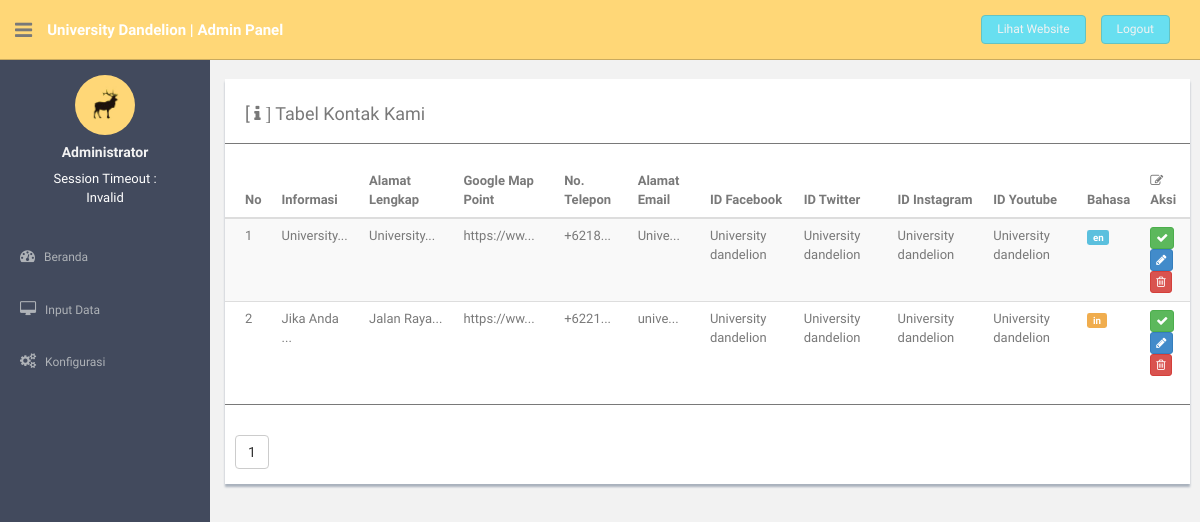
The page /confpanel/module/mod_contactus/contactus.php (signed in) on the database its author committed.
### tables this page shows
CREATE TABLE IF NOT EXISTS `tbl_contactus` (
  `id_contactus` int(5) NOT NULL AUTO_INCREMENT,
  `description_contactus` text NOT NULL,
  `address` text NOT NULL,
  `mappingpoint` text NOT NULL,
  `phone` varchar(35) NOT NULL,
  `email` varchar(40) NOT NULL,
  `id_facebook` varchar(25) NOT NULL,
  `id_twitter` varchar(25) NOT NULL,
  `id_instagram` varchar(25) NOT NULL,
  `id_youtube` varchar(25) NOT NULL,
  `lang_contactus` varchar(5) NOT NULL,
  PRIMARY KEY (`id_contactus`)
);

### confpanel/control.php (called while the page is built, shortened)
<?php
$link     = mysqli_connect('localhost','root','','db_companyprofile');
$perpage_contactus  = 5;
$page_contactus     = isset($_GET['pageconf']) ? (int)$_GET['pageconf'] : 1;
$start_contactus    = ($page_contactus > 1) ? ($page_contactus * $perpage_contactus) - $perpage_contactus :0;
$result_contactus   = mysqli_query ($link, "SELECT * FROM tbl_contactus");
$total_contactus    = mysqli_num_rows($result_contactus);
$pages_contactus    = ceil($total_contactus/$perpage_contactus);
$articles_contactus = "SELECT * FROM tbl_contactus ORDER BY id_contactus DESC LIMIT $start_contactus, $perpage_contactus";
$tampil_contactus   = mysqli_query($link,$articles_contactus);
$id_contactus	   = $start_contactus + 1;
?>

### confpanel/module/mod_contactus/contactus.php (the view, shortened to what this page needs)
<?php
    if (empty($_SESSION['username']) AND empty($_SESSION['password'])){
        echo "<script>alert('Akses ditolak !!! Silahkan sign ini terlebih dahulu, Terimakasih.'); window.location = '../../index.php'</script>";
    }else{
include '../../header_module.php';
include '../../menu_module.php';
include '../../control.php';
	echo " <section id=\"main-content\">
         	<section class=\"wrapper\">
           <div class=\"row mt\">
            <div class=\"col-md-12\">
             <div class=\"content-panel\">
              <table class=\"table table-striped table-advance table-hover\">
                <h4>[ <i class=\"fa fa-info\"> ]</i> Tabel Kontak Kami</h4>
                <hr>
                  <thead>
                  <tr>
                    <th><i class=\"\"></i> No</th>
                    <th><i class=\"\"></i> Informasi</th>
                    <th><i class=\"\"></i> Alamat Lengkap</th>
                    <th><i class=\"\"></i> Google Map Point</th>
                    <th><i class=\"\"></i> No. Telepon</th>
                    <th><i class=\"\"></i> Alamat Email</th>
                    <th><i class=\"\"></i> ID Facebook</th>
                    <th><i class=\"\"></i> ID Twitter</th>
                    <th><i class=\"\"></i> ID Instagram</th>
                    <th><i class=\"\"></i> ID Youtube</th>
                    <th><i class=\"\"></i> Bahasa</th>
                    <th><i class=\"fa fa-edit\"></i> Aksi</th>
                  </tr>
                  </thead>
                  <tbody>";
while ($data_contactus = mysqli_fetch_assoc($tampil_contactus)) {
$kalimat_contactusdescription  = $data_contactus['description_contactus'];
$cetak_contactusdescription    = substr($kalimat_contactusdescription, 0, 10) . "...";
$kalimat_contactusaddress  = $data_contactus['address'];
$cetak_contactusaddress    = substr($kalimat_contactusaddress, 0, 10) . "...";
$kalimat_contactusmappingpoint  = $data_contactus['mappingpoint'];
$cetak_contactusmappingpoint    = substr($kalimat_contactusmappingpoint, 0, 10) . "...";
$kalimat_contactusphone  = $data_contactus['phone'];
$cetak_contactusphone    = substr($kalimat_contactusphone, 0, 5) . "...";
$kalimat_contactusemail  = $data_contactus['email'];
$cetak_contactusemail    = substr($kalimat_contactusemail, 0, 5) . "...";
echo"
                  <tr>
                    <td>$id_contactus</td>
                    <td>$cetak_contactusdescription</td>
                    <td>$cetak_contactusaddress</td>
                    <td>$cetak_contactusmappingpoint</td>
                    <td>$cetak_contactusphone</td>
                    <td>$cetak_contactusemail</td>
                    <td>$data_contactus[id_facebook]</td>
                    <td>$data_contactus[id_twitter]</td>
                    <td>$data_contactus[id_instagram]</td>
                    <td>$data_contactus[id_youtube]</td>
                    <td>";
                    ?>
                    <?php
                      $language_contactus = $data_contactus['lang_contactus'];
                      if ($language_contactus=='en'){
                         echo "<span class=\"label label-info label-mini\">";
                       }else{
                         echo "<span class=\"label label-warning label-mini\">";
                       }
                       echo "$data_contactus[lang_contactus]</span>
                    </td>
                    <td>
                      <a href=\"../../module/mod_contactus/aksi.php?kontak=add\"><button class=\"btn btn-success btn-xs\"><i class=\"fa fa-check\"></i></button></a>
                      <a href=\"../../module/mod_contactus/aksi.php?kontak=edit&id_contactus=$data_contactus[id_contactus]\"><button class=\"btn btn-primary btn-xs\"><i class=\"fa fa-pencil\"></i></button></a>
                      <a href=\"../../module/mod_contactus/aksi.php?kontak=hapus&id_contactus=$data_contactus[id_contactus]\"><button class=\"btn btn-danger btn-xs\"><i class=\"fa fa-trash-o\"></i></button></a>
                    </td>
                  </tr>";
                  $id_contactus++;
}
                  echo"
                  </tbody>
                </table>
                <hr>";
                 echo"<div class=\"btn-group1\">";
                    for ($i=1; $i<=$pages_contactus; $i++){
                    echo"
                      <a href=\"contactus.php?pageconf=$i\"><button type=\"button\" class=\"btn btn-default\">$i</button></a>";
                  }
                  echo"
                </div>";
               echo"
              </div>
          </div>
      </div>
    </section>
    </section>";
include '../../footer_module.php';
}
?>

### confpanel/assets/css/style.css (style rules this page uses)
body { color: #797979; background: #f2f2f2; font-family: 'Ruda', sans-serif; padding: 0px !important; margin: 0px !important; font-size:13px; }
a, a:hover, a:focus { text-decoration: none; outline: none; }
hr { margin-top: 20px; margin-bottom: 20px; border: 0; border-top: 1px solid #797979; }
.mt { margin-top: 25px; }
#main-content { margin-left: 220px; }
.wrapper { display: inline-block; margin-top: 15px; padding-left: 10px; padding-right: 15px; padding-bottom: 15px; padding-top: 0px; width: 100%; }
.content-panel { background: #ffffff; box-shadow: 0px 3px 2px #aab2bd; padding-top: 15px; padding-bottom: 5px; }
.content-panel h4 { margin-left: 20px; }
.btn-group1 { background: #ffffff; padding: 10px; }

### rows shown on the page
tbl_contactus: description_contactus "University...", address "University...", mappingpoint "https://ww...", phone "+6218...", email "Unive...", id_facebook "University dandelion", id_twitter "University dandelion", id_instagram "University dandelion", id_youtube "University dandelion", lang_contactus "en"
tbl_contactus: description_contactus "Jika Anda ...", address "Jalan Raya...", mappingpoint "https://ww...", phone "+6221...", email "unive...", id_facebook "University dandelion", id_twitter "University dandelion", id_instagram "University dandelion", id_youtube "University dandelion", lang_contactus "in"
